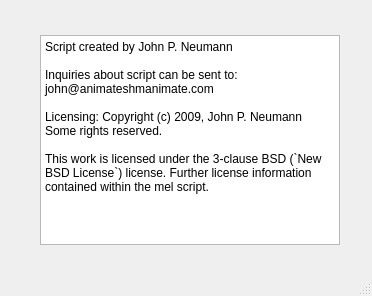
<?xml version="1.0" encoding="UTF-8"?>
<ui version="4.0">
 <class>aboutQuickPlayblastWindow</class>
 <widget class="QMainWindow" name="aboutQuickPlayblastWindow">
  <property name="geometry">
   <rect>
    <x>0</x>
    <y>0</y>
    <width>372</width>
    <height>296</height>
   </rect>
  </property>
  <property name="windowTitle">
   <string>About Quick Playblast</string>
  </property>
  <widget class="QWidget" name="centralwidget">
   <widget class="QWidget" name="gridLayoutWidget">
    <property name="geometry">
     <rect>
      <x>10</x>
      <y>10</y>
      <width>361</width>
      <height>261</height>
     </rect>
    </property>
    <layout class="QGridLayout" name="gridLayout">
     <item row="0" column="0">
      <widget class="QPlainTextEdit" name="plainTextEdit">
       <property name="maximumSize">
        <size>
         <width>300</width>
         <height>210</height>
        </size>
       </property>
       <property name="readOnly">
        <bool>true</bool>
       </property>
       <property name="plainText">
        <string>Script created by John P. Neumann

Inquiries about script can be sent to:
john@animateshmanimate.com

Licensing: Copyright (c) 2009, John P. Neumann Some rights reserved. 

This work is licensed under the 3-clause BSD (`New BSD License`) license. Further license information contained within the mel script.</string>
       </property>
       <property name="textInteractionFlags">
        <set>Qt::NoTextInteraction</set>
       </property>
      </widget>
     </item>
    </layout>
   </widget>
  </widget>
  <widget class="QStatusBar" name="statusbar"/>
 </widget>
 <resources/>
 <connections/>
</ui>
